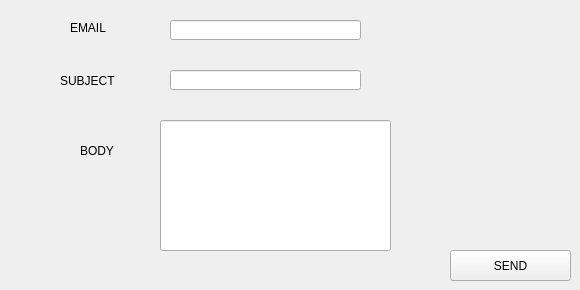
          <widget class="QWidget" name="tab_8">
           <attribute name="title">
            <string>MAILING</string>
           </attribute>
           <widget class="QLabel" name="label_9">
            <property name="geometry">
             <rect>
              <x>70</x>
              <y>20</y>
              <width>61</width>
              <height>16</height>
             </rect>
            </property>
            <property name="text">
             <string>EMAIL</string>
            </property>
           </widget>
           <widget class="QLabel" name="label_50">
            <property name="geometry">
             <rect>
              <x>60</x>
              <y>70</y>
              <width>91</width>
              <height>21</height>
             </rect>
            </property>
            <property name="text">
             <string>SUBJECT</string>
            </property>
           </widget>
           <widget class="QLabel" name="label_51">
            <property name="geometry">
             <rect>
              <x>80</x>
              <y>130</y>
              <width>71</width>
              <height>41</height>
             </rect>
            </property>
            <property name="text">
             <string>BODY</string>
            </property>
           </widget>
           <widget class="QLineEdit" name="lineEdit">
            <property name="geometry">
             <rect>
              <x>170</x>
              <y>20</y>
              <width>191</width>
              <height>20</height>
             </rect>
            </property>
           </widget>
           <widget class="QLineEdit" name="mail_objet">
            <property name="geometry">
             <rect>
              <x>170</x>
              <y>70</y>
              <width>191</width>
              <height>20</height>
             </rect>
            </property>
           </widget>
           <widget class="QLineEdit" name="mail_body">
            <property name="geometry">
             <rect>
              <x>160</x>
              <y>120</y>
              <width>231</width>
              <height>131</height>
             </rect>
            </property>
           </widget>
           <widget class="QPushButton" name="pushButton_2">
            <property name="geometry">
             <rect>
              <x>450</x>
              <y>250</y>
              <width>121</width>
              <height>31</height>
             </rect>
            </property>
            <property name="text">
             <string>SEND</string>
            </property>
           </widget>
          </widget>
